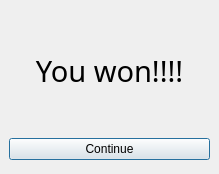
<?xml version="1.0" encoding="UTF-8"?>
<ui version="4.0">
 <class>QWinnerPopup</class>
 <widget class="QDialog" name="QWinnerPopup">
  <property name="geometry">
   <rect>
    <x>0</x>
    <y>0</y>
    <width>219</width>
    <height>174</height>
   </rect>
  </property>
  <property name="windowTitle">
   <string>Winner!!!!</string>
  </property>
  <property name="autoFillBackground">
   <bool>true</bool>
  </property>
  <widget class="QWidget" name="verticalLayoutWidget">
   <property name="geometry">
    <rect>
     <x>9</x>
     <y>9</y>
     <width>201</width>
     <height>151</height>
    </rect>
   </property>
   <layout class="QVBoxLayout" name="verticalLayout">
    <item>
     <widget class="QLabel" name="label">
      <property name="font">
       <font>
        <family>Haettenschweiler</family>
        <pointsize>22</pointsize>
       </font>
      </property>
      <property name="text">
       <string>You won!!!!</string>
      </property>
      <property name="alignment">
       <set>Qt::AlignCenter</set>
      </property>
     </widget>
    </item>
    <item>
     <widget class="QPushButton" name="pushButton">
      <property name="text">
       <string>Continue</string>
      </property>
     </widget>
    </item>
   </layout>
  </widget>
 </widget>
 <resources/>
 <connections/>
</ui>
